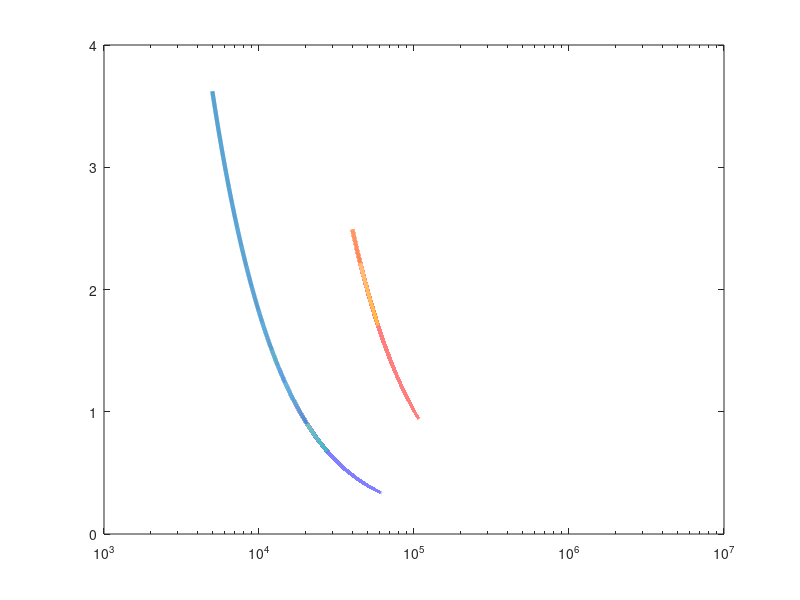

Recreate this plot in MATLAB. (Note: this script raises an error after producing the figure.)
close all;
clear all;

A0=10e4; %%dato sacado del grafico
wp=2*pi*12; %%frecuencai da corte obtenida del datasheet
sr=0.5e6;


s=tf('s');
Av=(A0/(1+(s/wp)));
r1=5e3;
r3=5e3;
r2=50e3;
r4=20e3;
%H1=-(A0/(1+(s/wp)))*r2*r3/(((A0/(1+(s/wp)))*r1*r3)+(r2*r3)+(r1*r3)+(r1*r2));
%G1=-r2/r1;
H1=(Av*r4*(r1+r2))/((r1+r2+r1*Av)*(r3+r4));
w1=[5000*2*pi:10:500000*2*pi];
[mag1,phase1,wout1] =bode(H1,w1);
mag1=squeeze(mag1);
mag1=mag1.*(w1')./2;
semilogx(w1./(2*pi),((mag1.^(-1)).*sr),'LineWidth',3);
hold on;


r1=5e3;
r3=5e3;
r2=5e3;
r4=20e3;
%H2=-(A0/(1+(s/wp)))*r2*r3/(((A0/(1+(s/wp)))*r1*r3)+(r2*r3)+(r1*r3)+(r1*r2));
H2=(Av*r4*(r1+r2))/((r1+r2+r1*Av)*(r3+r4));
w2=[40000*2*pi:10:4000000*2*pi];
[mag2,phase2,wout2] =bode(H2,w2);
mag2=squeeze(mag2);
mag2=mag2.*(w2')./2;
semilogx(w2./(2*pi),((mag2.^(-1)).*sr),'LineWidth',3);



r1=50e3;
r3=50e3;
r2=5e3;
r4=100e3;
%H3=-(A0/(1+(s/wp)))*r2*r3/(((A0/(1+(s/wp)))*r1*r3)+(r2*r3)+(r1*r3)+(r1*r2));
H3=(Av*r4*(r1+r2))/((r1+r2+r1*Av)*(r3+r4));
w3=[170000*2*pi:10:10000000*2*pi];
[mag3,phase3,wout3] =bode(H3,w3);
mag3=squeeze(mag3);
mag3=mag3.*(w3')./2;
semilogx(w3./(2*pi),((mag3.^(-1)).*sr),'LineWidth',3);

formataxes('', 'Frecuencia (Hz)', 'Tensi\''on peak-to-peak (V)', ... % titulo y ejes
                    'Caso-1','Caso-2','Caso-3')% legends

hold off;